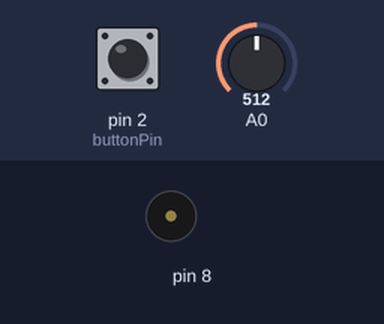
Recording of a sketch running on a simulated Arduino Uno, built with avr-gcc and run on an emulated ATmega328P. Parts: buzzer (waves = sounding). The inputs (shaded band) are chosen by the test bench; at power-on: pin 2 (buttonPin) HIGH, A0 = 512.

Above: at 1.2 s.
1.3 s: pin 2 (buttonPin) pulled LOW for 0.15 s
At 2.5 s:
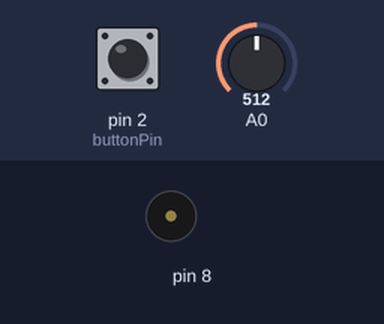
Timing chart, 0 to 4.3 s (numbered marks = the images above; inputs shaded):
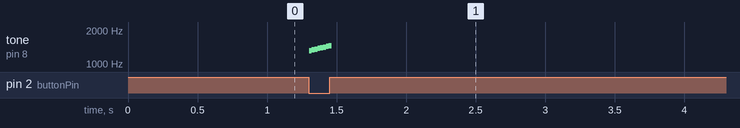

The sketch:

button-test.ino
```cpp
int buttonPin = 2;

int cnt;

void setup() {
        pinMode(buttonPin, INPUT_PULLUP);
        Serial.begin(9600);
}

void loop() {
        if(cnt<99)      cnt ++;
        else    cnt = 0;

        int sensorVal = digitalRead(buttonPin);
        if (sensorVal == 0)        tone(8,map(cnt,0,99,0,2000),20);

        delay(constrain(map(analogRead(A0),50,320,1,20),1,20));

}
```

Measured:
- after the input at 1.3 s, tone on pin 8: plays 1313 Hz for 0.02 s, 1333 Hz for 0.02 s, 1353 Hz for 0.02 s, 1373 Hz for 0.02 s, 1393 Hz for 0.02 s, 1414 Hz for 0.02 s … (8 notes in this stretch), starting at once
